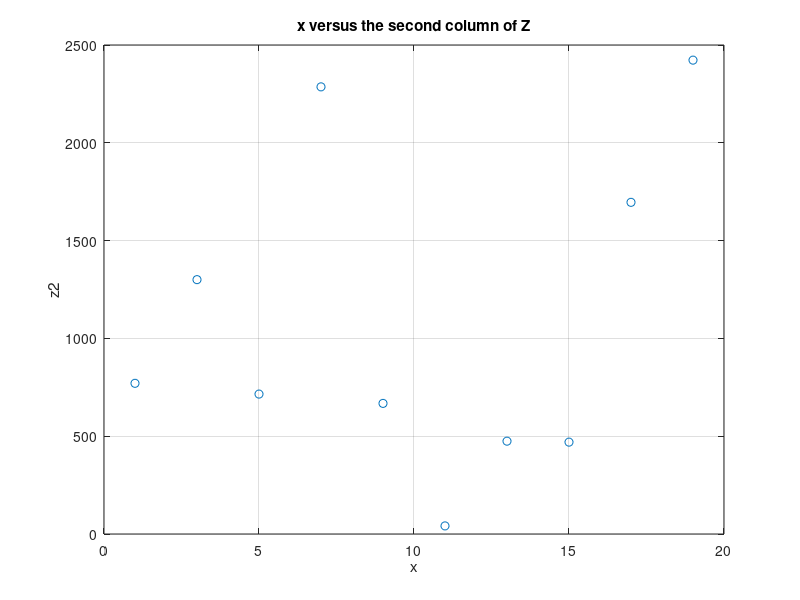

Recreate this plot in MATLAB.
%{
Written by: Tianyu Gao
Born on: Sept 6, 2015
%}
clear all
clc
close
x=(1:2:20); % assign x as a vector
Z=zeros(10,3); % assign Z as a 10-by-3 matrix
z1=50*rand(1,10)'; %z1 as first column of Z
z2=z1.^2; %z2 as second column of Z
z3=z1.^(1/2);  %z3 as third column of Z
Z=[z1,z2,z3];  %assign Z
plot(x,z2,'o');
grid;
xlabel('x');
ylabel('z2');
title('x versus the second column of Z');